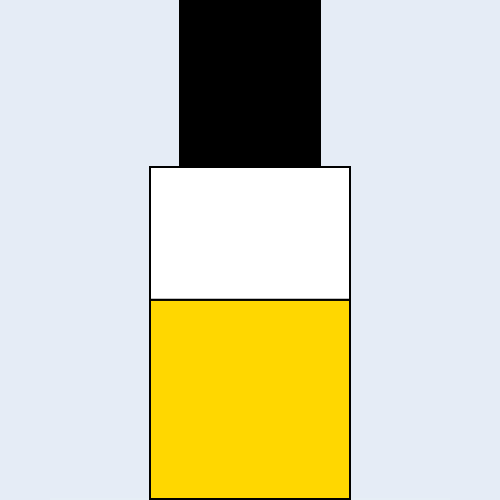

Notebook code cell kept with this figure:
### Code cell
plot_bottles(150,250)

### Figure 1 — Plotly figure (JSON) as saved in the notebook; plotly's stock layout.template omitted (floating-point values rounded to 4 significant figures)
{"data": [{"alignmentgroup": "True", "hovertemplate": "x=%{x}<br>y=%{y}<extra></extra>", "legendgroup": "", "marker": {"color": "#636efa", "pattern": {"shape": ""}}, "name": "", "offsetgroup": "", "orientation": "v", "showlegend": false, "textposition": "auto", "type": "bar", "x": [0], "xaxis": "x", "y": [0], "yaxis": "y"}], "layout": {"barmode": "relative", "height": 500, "legend": {"tracegroupgap": 0}, "margin": {"b": 0, "l": 0, "r": 0, "t": 0}, "shapes": [{"fillcolor": "gold", "line": {"color": "black"}, "type": "rect", "x0": -0.2, "x1": 0.2, "y0": 0, "y1": 0.48}, {"fillcolor": "white", "line": {"color": "black"}, "type": "rect", "x0": -0.2, "x1": 0.2, "y0": 0.48, "y1": 0.8}, {"fillcolor": "black", "line": {"color": "black"}, "type": "rect", "x0": -0.14, "x1": 0.14, "y0": 0.8, "y1": 1.2}], "showlegend": false, "width": 500, "xaxis": {"anchor": "y", "domain": [0, 1], "title": {"text": "x"}, "visible": false}, "yaxis": {"anchor": "x", "domain": [0, 1], "title": {"text": "y"}, "visible": false}}}
